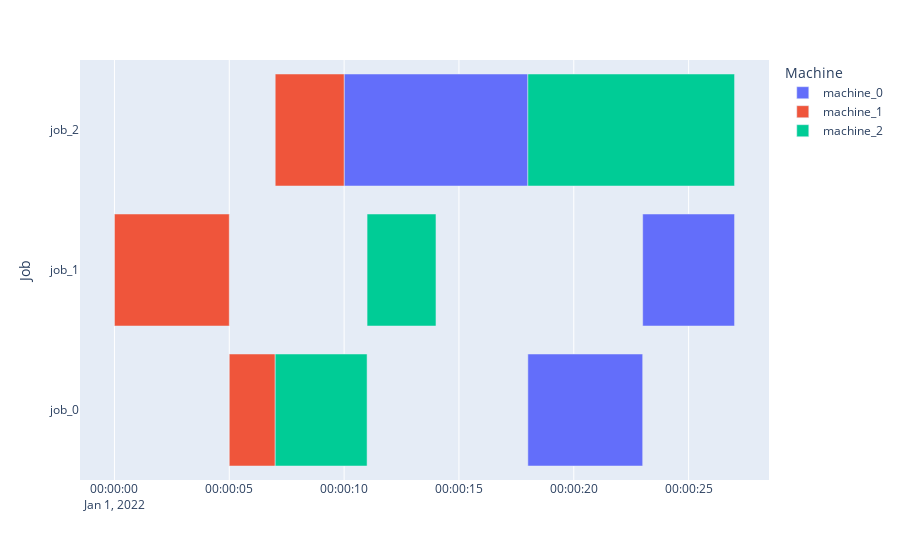

The notebook cell saved with this chart:
### Code cell
# random choice on environments:
from multiprocessing import dummy
import numpy as np
from src.jss_lite.jss_lite import jss_lite
from wrapper.jssplight_wrapper import jssp_light_obs_wrapper_multi_instances
from wrapper.jssplight_wrapper import jssp_light_obs_wrapper_no_action_mask
t=np.empty((4,1),dtype=object)
import time
import os
from random import randrange
env= jssp_light_obs_wrapper_no_action_mask(jssp_light_obs_wrapper_multi_instances(instances_list=["/Users/felix/sciebo/masterarbeit/progra/model-based_rl/resources/jsp_instances/ima/3x3x3/3x3_4_inst.json"],env_config="config"))

#env=jss_lite(instance_path="/Users/felix/sciebo/masterarbeit/progra/model-based_rl/resources/jsp_instances/ima/3x3x3/3x3_4_inst.json")
state=env.get_state()
reward_list=[]
env.set_state(state)
token=False
max_reward=0
iteration=0
while iteration < 1:
    state=env.reset()
    #print(state)
    done=False
    i=0
    #print(state['obs'].shape)
    #for i in range(150):
    dummy_counter=0
    #print(env.get_legal_actions(state))
    while not done:
        i+=1
        legal_action=env.get_legal_actions()
        action=np.random.choice(len(legal_action), 1, p=(legal_action / legal_action.sum()))[0]
        #action=randrange(env.action_space.n)
        #print(action)
        if action < env.action_space.n/2:
    

            #print("before:")
            #env.render(start_count=1,x_bar="Job",y_bar="Machine")
            state, reward, done, info=env.step(action)
            if token==True:
                token=False
               # env.render()
            #print(state['obs'].shape)

        else:
            dummy_counter+=1
            #print("dummy action")
            #env.render()
            #print(action)
            #print(i)
            #print(env.get_legal_actions())
            #env.render()
            state, reward, done, info=env.step(action)  

            #print(state['obs'].shape)
            token=True
                #print("after:")
                #env.render(start_count=1,x_bar="Job",y_bar="Machine")
        #print(action)
        #tmp=(env.processed_and_max_time_job_matrix)
        #print(env.count_finished_tasks_machine_matrix)
        #print(env.production_list)
        #print(state)
        #env.render()
        if done==True:
            #print(f"finished! no legal actions possible after {i+1} steps")
            #print(env.timestemp_list)
            break
    #print(reward)
    if reward >max_reward:
        max_reward=reward
    reward_list.append(reward)
    #print(dummy_counter)
    #env.render(start_count=0,x_bar="Job",y_bar="Machine")
    iteration+=1
#print(max_reward)
#print(state)
env.render()
tmp_prod=env.env.env.production_list
print(tmp_prod)

### Figure 1 — Plotly figure (JSON) as saved in the notebook; plotly's stock layout.template omitted (floating-point values rounded to 4 significant figures)
{"data": [{"alignmentgroup": "True", "base": ["2022-01-01T00:00:18", "2022-01-01T00:00:23", "2022-01-01T00:00:10"], "hovertemplate": "Machine=machine_0<br>Start=%{base}<br>Finish=%{x}<br>Job=%{y}<extra></extra>", "legendgroup": "machine_0", "marker": {"color": "#636efa", "pattern": {"shape": ""}}, "name": "machine_0", "offsetgroup": "machine_0", "orientation": "h", "showlegend": true, "textposition": "auto", "type": "bar", "x": [5000, 4000, 8000], "xaxis": "x", "y": ["job_0", "job_1", "job_2"], "yaxis": "y"}, {"alignmentgroup": "True", "base": ["2022-01-01T00:00:05", "2022-01-01T00:00:00", "2022-01-01T00:00:07"], "hovertemplate": "Machine=machine_1<br>Start=%{base}<br>Finish=%{x}<br>Job=%{y}<extra></extra>", "legendgroup": "machine_1", "marker": {"color": "#EF553B", "pattern": {"shape": ""}}, "name": "machine_1", "offsetgroup": "machine_1", "orientation": "h", "showlegend": true, "textposition": "auto", "type": "bar", "x": [2000, 5000, 3000], "xaxis": "x", "y": ["job_0", "job_1", "job_2"], "yaxis": "y"}, {"alignmentgroup": "True", "base": ["2022-01-01T00:00:07", "2022-01-01T00:00:11", "2022-01-01T00:00:18"], "hovertemplate": "Machine=machine_2<br>Start=%{base}<br>Finish=%{x}<br>Job=%{y}<extra></extra>", "legendgroup": "machine_2", "marker": {"color": "#00cc96", "pattern": {"shape": ""}}, "name": "machine_2", "offsetgroup": "machine_2", "orientation": "h", "showlegend": true, "textposition": "auto", "type": "bar", "x": [4000, 3000, 9000], "xaxis": "x", "y": ["job_0", "job_1", "job_2"], "yaxis": "y"}], "layout": {"barmode": "overlay", "legend": {"title": {"text": "Machine"}, "tracegroupgap": 0}, "margin": {"t": 60}, "xaxis": {"anchor": "y", "domain": [0, 1], "type": "date"}, "yaxis": {"anchor": "x", "domain": [0, 1], "title": {"text": "Job"}}}}
